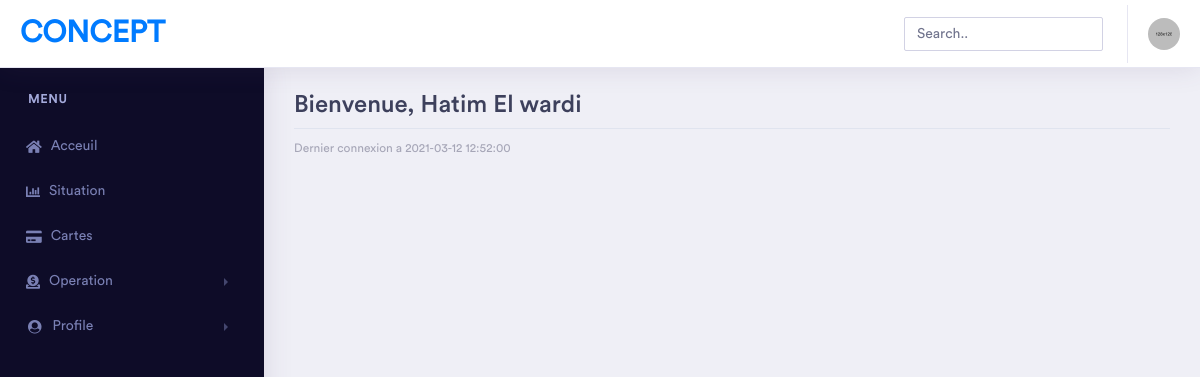
/pages/index.php (signed in), run on the app's committed database.
### tables this page shows
CREATE TABLE IF NOT EXISTS `client` (
  `id` int NOT NULL AUTO_INCREMENT,
  `fname` varchar(55) NOT NULL,
  `lname` varchar(55) NOT NULL,
  `email` varchar(55) NOT NULL,
  `adresse` varchar(100) NOT NULL,
  `phone` varchar(20) NOT NULL,
  `birthdate` datetime NOT NULL,
  `joiningdate` datetime NOT NULL,
  `username` varchar(55) NOT NULL,
  `password` varchar(150) NOT NULL,
  PRIMARY KEY (`id`)
);

CREATE TABLE IF NOT EXISTS `logarchive` (
  `id` int NOT NULL AUTO_INCREMENT,
  `idclient` int NOT NULL,
  `logdate` datetime NOT NULL,
  PRIMARY KEY (`id`),
  KEY `idclient` (`idclient`)
);

### pages/index.php (the view, shortened to what this page needs)
<?php
    require '../config.php';
    include 'functions.php';
?>
<html lang="en">
<head>
    <link rel="stylesheet" href="../assets/vendor/bootstrap/css/bootstrap.min.css">
    <link href="../assets/vendor/fonts/circular-std/style.css" rel="stylesheet">
    <link rel="stylesheet" href="../assets/libs/css/style.css">
    <link rel="stylesheet" href="../assets/vendor/fonts/fontawesome/css/fontawesome-all.css">
    <link rel="stylesheet" href="../assets/vendor/charts/chartist-bundle/chartist.css">
    <link rel="stylesheet" href="../assets/vendor/charts/morris-bundle/morris.css">
    <link rel="stylesheet" href="../assets/vendor/fonts/material-design-iconic-font/css/materialdesignicons.min.css">
    <link rel="stylesheet" href="../assets/vendor/charts/c3charts/c3.css">
    <link rel="stylesheet" href="../assets/vendor/fonts/flag-icon-css/flag-icon.min.css">
</head>
<body>
    <div class="dashboard-main-wrapper">
        <div class="dashboard-wrapper">
            <div class="dashboard-ecommerce">
                <div class="container-fluid dashboard-content ">
                    <div class="row">
                        <div class="col-xl-12 col-lg-12 col-md-12 col-sm-12 col-12">
                            <div class="page-header">
                                <?php
                                    $stmt = $connect->prepare('SELECT fname,lname FROM client WHERE id = :id');
                                    $stmt->execute(array(':id' => $_SESSION['id']));
                                    $data = $stmt->fetch(PDO::FETCH_ASSOC);
                                    $fname = $data['fname'];
                                    $lname = $data['lname'];
                                ?>
                                <h2 class="pageheader-title">Bienvenue, <?php echo $fname.' '.$lname; ?></h2>
                                <div class="page-breadcrumb">
                                    <nav aria-label="breadcrumb">
                                        <ol class="breadcrumb">
                                            <?php
                                                $stmt = $connect->prepare('SELECT * FROM logarchive where idclient = :id ORDER BY logdate DESC LIMIT 1');
                                                $stmt->execute(array(':id' => $_SESSION['id']));
                                                $data = $stmt->fetch(PDO::FETCH_ASSOC);
                                                $ld = $data['logdate'];
                                            ?>
                                            <li class="breadcrumb-item">
                                                <a href="#" class="breadcrumb-link">Dernier connexion a <?php echo $ld ?></a>
                                            </li>
                                        </ol>
                                    </nav>
                                </div>
                            </div>
                        </div>
                    </div>
                </div>
            </div>
        </div>
    </div>
</body>
</html>

### data on the page
client: fname "Hatim", lname "El wardi"
logarchive: logdate "2021-03-12 12:52:00"
